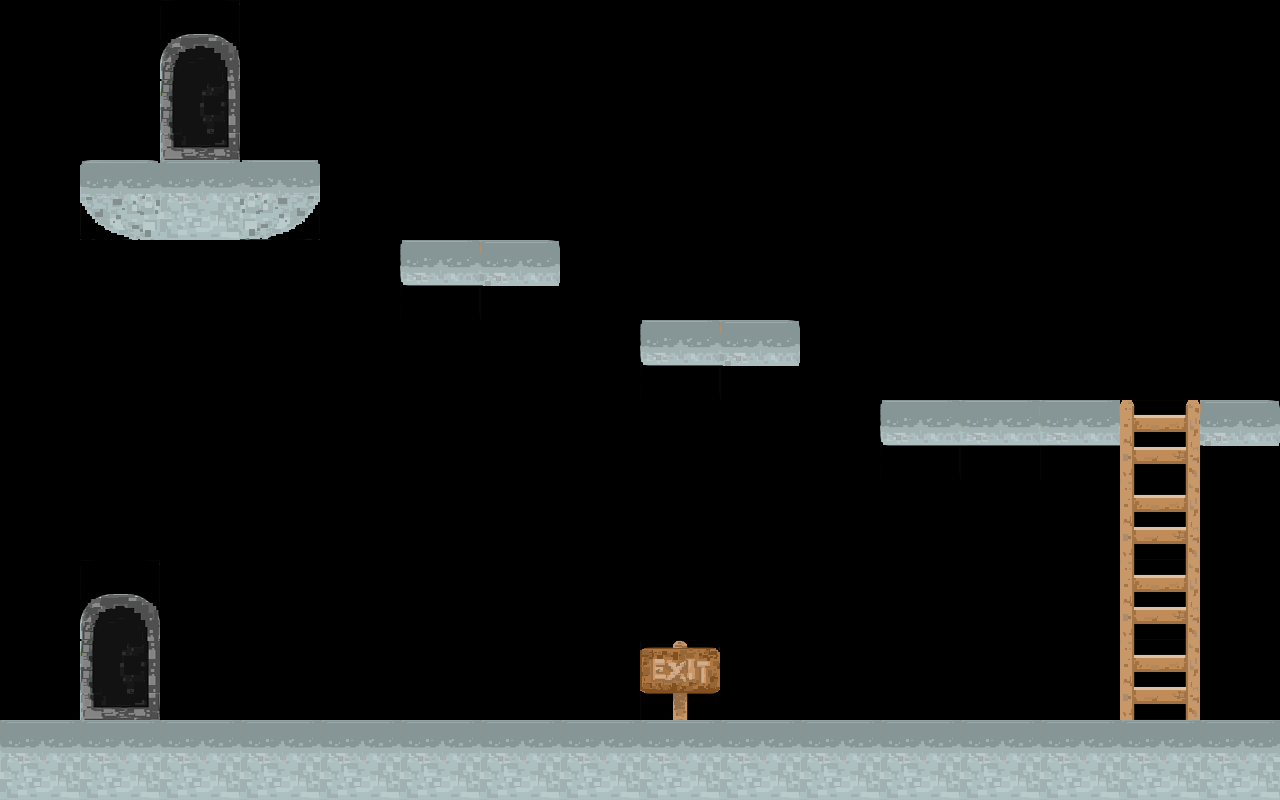

A level layout from a 2D game, rendered from its tile map. Below: a short description, then the map file with its tile-grid data intact:
An orthogonal 16x10 tile map with 80x80 px tiles, 3 tile layers (Colision, Runa, Delante).

<map version="1.4" tiledversion="1.4.1" orientation="orthogonal" renderorder="right-down" width="16" height="10" tilewidth="80" tileheight="80" infinite="0" nextlayerid="6" nextobjectid="1">
 <tileset firstgid="1" source="M0.tsx" />
 <layer id="3" name="Colision" width="16" height="10">
  <data>
   <tile />
   <tile />
   <tile />
   <tile />
   <tile />
   <tile />
   <tile />
   <tile />
   <tile />
   <tile />
   <tile />
   <tile />
   <tile />
   <tile />
   <tile />
   <tile />
   <tile />
   <tile />
   <tile />
   <tile />
   <tile />
   <tile />
   <tile />
   <tile />
   <tile />
   <tile />
   <tile />
   <tile />
   <tile />
   <tile />
   <tile />
   <tile />
   <tile />
   <tile gid="140" />
   <tile gid="36" />
   <tile gid="142" />
   <tile />
   <tile />
   <tile />
   <tile />
   <tile />
   <tile />
   <tile />
   <tile />
   <tile />
   <tile />
   <tile />
   <tile />
   <tile />
   <tile />
   <tile />
   <tile />
   <tile />
   <tile gid="127" />
   <tile gid="120" />
   <tile />
   <tile />
   <tile />
   <tile />
   <tile />
   <tile />
   <tile />
   <tile />
   <tile />
   <tile />
   <tile />
   <tile />
   <tile />
   <tile />
   <tile />
   <tile />
   <tile />
   <tile gid="127" />
   <tile gid="120" />
   <tile />
   <tile />
   <tile />
   <tile />
   <tile />
   <tile />
   <tile />
   <tile />
   <tile />
   <tile />
   <tile />
   <tile />
   <tile />
   <tile />
   <tile />
   <tile />
   <tile />
   <tile gid="127" />
   <tile gid="118" />
   <tile gid="118" />
   <tile gid="20" />
   <tile gid="120" />
   <tile />
   <tile />
   <tile />
   <tile />
   <tile />
   <tile />
   <tile />
   <tile />
   <tile />
   <tile />
   <tile />
   <tile />
   <tile />
   <tile />
   <tile gid="32" />
   <tile />
   <tile />
   <tile />
   <tile />
   <tile />
   <tile />
   <tile />
   <tile />
   <tile />
   <tile />
   <tile />
   <tile />
   <tile />
   <tile />
   <tile />
   <tile gid="32" />
   <tile />
   <tile />
   <tile />
   <tile />
   <tile />
   <tile />
   <tile />
   <tile />
   <tile />
   <tile />
   <tile />
   <tile />
   <tile />
   <tile />
   <tile />
   <tile gid="32" />
   <tile />
   <tile gid="36" />
   <tile gid="36" />
   <tile gid="36" />
   <tile gid="36" />
   <tile gid="36" />
   <tile gid="36" />
   <tile gid="36" />
   <tile gid="36" />
   <tile gid="36" />
   <tile gid="36" />
   <tile gid="36" />
   <tile gid="36" />
   <tile gid="36" />
   <tile gid="36" />
   <tile gid="36" />
   <tile gid="36" />
  </data>
 </layer>
 <layer id="5" name="Runa" width="16" height="10">
  <data>
   <tile />
   <tile />
   <tile />
   <tile />
   <tile />
   <tile />
   <tile />
   <tile />
   <tile />
   <tile />
   <tile />
   <tile />
   <tile />
   <tile />
   <tile />
   <tile />
   <tile />
   <tile />
   <tile />
   <tile />
   <tile />
   <tile />
   <tile />
   <tile />
   <tile />
   <tile />
   <tile />
   <tile />
   <tile />
   <tile />
   <tile />
   <tile />
   <tile />
   <tile />
   <tile />
   <tile />
   <tile />
   <tile />
   <tile />
   <tile />
   <tile />
   <tile />
   <tile />
   <tile />
   <tile />
   <tile />
   <tile />
   <tile />
   <tile />
   <tile />
   <tile />
   <tile />
   <tile />
   <tile />
   <tile />
   <tile />
   <tile />
   <tile />
   <tile />
   <tile />
   <tile />
   <tile />
   <tile />
   <tile />
   <tile />
   <tile />
   <tile />
   <tile />
   <tile />
   <tile />
   <tile />
   <tile />
   <tile />
   <tile />
   <tile />
   <tile />
   <tile />
   <tile />
   <tile />
   <tile />
   <tile />
   <tile />
   <tile />
   <tile />
   <tile />
   <tile />
   <tile />
   <tile />
   <tile />
   <tile />
   <tile />
   <tile />
   <tile />
   <tile />
   <tile />
   <tile />
   <tile />
   <tile />
   <tile />
   <tile />
   <tile />
   <tile />
   <tile />
   <tile />
   <tile />
   <tile />
   <tile />
   <tile />
   <tile />
   <tile />
   <tile />
   <tile />
   <tile />
   <tile />
   <tile />
   <tile />
   <tile />
   <tile />
   <tile />
   <tile />
   <tile />
   <tile />
   <tile />
   <tile />
   <tile />
   <tile />
   <tile />
   <tile />
   <tile />
   <tile />
   <tile />
   <tile />
   <tile />
   <tile />
   <tile />
   <tile />
   <tile gid="65" />
   <tile />
   <tile />
   <tile />
   <tile />
   <tile />
   <tile />
   <tile />
   <tile />
   <tile />
   <tile />
   <tile />
   <tile />
   <tile />
   <tile />
   <tile />
   <tile />
   <tile />
   <tile />
   <tile />
   <tile />
   <tile />
   <tile />
   <tile />
  </data>
 </layer>
 <layer id="1" name="Delante" width="16" height="10">
  <data>
   <tile />
   <tile />
   <tile gid="46" />
   <tile />
   <tile />
   <tile />
   <tile />
   <tile />
   <tile />
   <tile />
   <tile />
   <tile />
   <tile />
   <tile />
   <tile />
   <tile />
   <tile />
   <tile />
   <tile gid="58" />
   <tile />
   <tile />
   <tile />
   <tile />
   <tile />
   <tile />
   <tile />
   <tile />
   <tile />
   <tile />
   <tile />
   <tile />
   <tile />
   <tile />
   <tile />
   <tile />
   <tile />
   <tile />
   <tile />
   <tile />
   <tile />
   <tile />
   <tile />
   <tile />
   <tile />
   <tile />
   <tile />
   <tile />
   <tile />
   <tile />
   <tile />
   <tile />
   <tile />
   <tile />
   <tile />
   <tile />
   <tile />
   <tile />
   <tile />
   <tile />
   <tile />
   <tile />
   <tile />
   <tile />
   <tile />
   <tile />
   <tile />
   <tile />
   <tile />
   <tile />
   <tile />
   <tile />
   <tile />
   <tile />
   <tile />
   <tile />
   <tile />
   <tile />
   <tile />
   <tile />
   <tile />
   <tile />
   <tile />
   <tile />
   <tile />
   <tile />
   <tile />
   <tile />
   <tile />
   <tile />
   <tile />
   <tile />
   <tile />
   <tile />
   <tile />
   <tile />
   <tile />
   <tile />
   <tile />
   <tile />
   <tile />
   <tile />
   <tile />
   <tile />
   <tile />
   <tile />
   <tile />
   <tile />
   <tile />
   <tile />
   <tile />
   <tile />
   <tile />
   <tile />
   <tile gid="46" />
   <tile />
   <tile />
   <tile />
   <tile />
   <tile />
   <tile />
   <tile />
   <tile />
   <tile />
   <tile />
   <tile />
   <tile />
   <tile />
   <tile />
   <tile />
   <tile gid="58" />
   <tile />
   <tile />
   <tile />
   <tile />
   <tile />
   <tile />
   <tile />
   <tile />
   <tile />
   <tile />
   <tile />
   <tile />
   <tile />
   <tile />
   <tile />
   <tile />
   <tile />
   <tile />
   <tile />
   <tile />
   <tile />
   <tile />
   <tile />
   <tile />
   <tile />
   <tile />
   <tile />
   <tile />
   <tile />
   <tile />
  </data>
 </layer>
</map>
